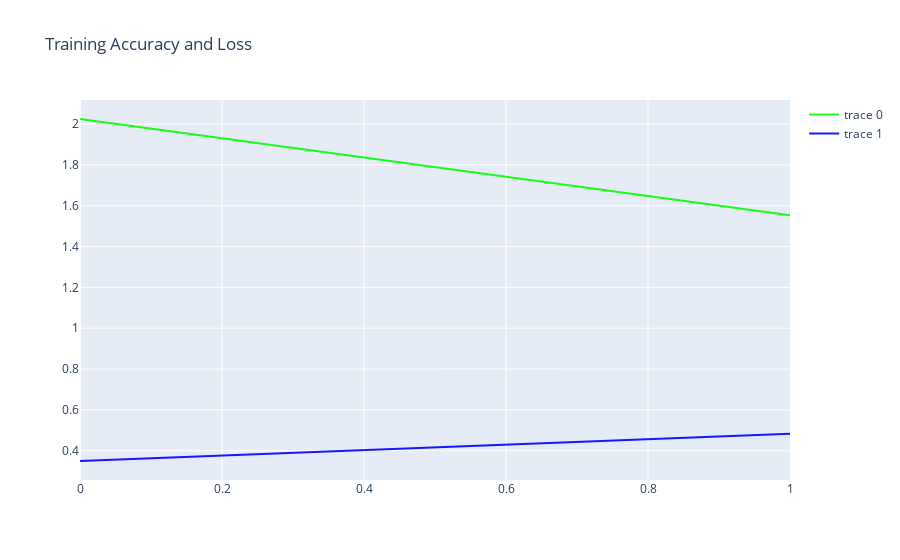

Notebook cell for this chart:
### Code cell
x_ = np.array(range(len(history.history['loss']))) # get loss values from the history
trace1 = go.Scatter(
        x = x_,
        y = history.history['loss'], # get loss values from the history
        mode = "lines",
        marker = dict(color = "rgba(0,255,0,0.9)"),
        text = "Loss"
)
trace2 = go.Scatter(
        x = x_,
        y = history.history['accuracy'],# get accuracy values from the history
        mode = "lines",
        marker = dict(color = "rgba(0,0,255,0.9)"),
        text = "Accuracy"
)
data = [trace1,trace2]
layout = dict(title = "Training Accuracy and Loss")
fig = dict(data = data,layout=layout)
iplot(fig)

### Figure 1 — Plotly figure (JSON) as saved in the notebook; plotly's stock layout.template omitted (floating-point values rounded to 4 significant figures)
{"data": [{"marker": {"color": "rgba(0,255,0,0.9)"}, "mode": "lines", "text": "Loss", "type": "scatter", "x": [0, 1], "y": [2.025, 1.553]}, {"marker": {"color": "rgba(0,0,255,0.9)"}, "mode": "lines", "text": "Accuracy", "type": "scatter", "x": [0, 1], "y": [0.3497, 0.4826]}], "layout": {"title": {"text": "Training Accuracy and Loss"}}}
